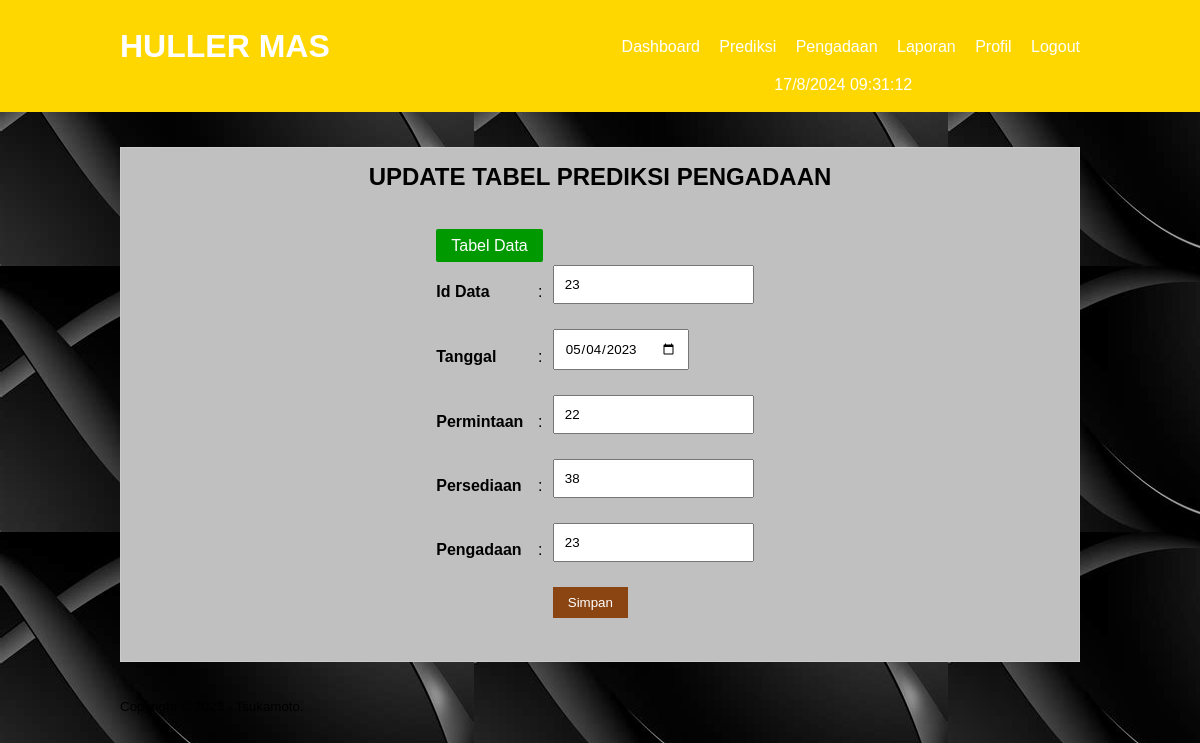
Page /edit.php?id_data=23 (signed in) on the committed database.
### tables this page shows
CREATE TABLE `tb_data` (
  `id_data` int(11) NOT NULL,
  `tanggal` date NOT NULL,
  `permintaan` int(11) NOT NULL,
  `persediaan` int(11) NOT NULL,
  `pengadaan` int(11) NOT NULL
);

### edit.php (the view, shortened to what this page needs)
 <?php
include 'db.php';
$data_edit = mysqli_query($conn, "SELECT * FROM tb_data WHERE id_data = '".$_GET['id_data']."'");
$result = mysqli_fetch_array($data_edit);
  ?>
<!DOCTYPE html>
<html>
<head>
	<link rel="stylesheet" type="text/css" href="css/style.css">
</head>
<body  background="abu.jpeg">
	<header>
		<div class="container">
			<br>
		<h1><a href="dashboard.php">HULLER MAS</a></h1>
		<ul>
			<li><a href="dashboard.php">Dashboard</a></li>
			<li><a href="Prediksi.php">Prediksi</a></li>
			<li><a href="olahdata.php">Pengadaan</a></li>
			<li><a href="laporan.php">Laporan</a></li>
			<li><a href="profil.php">Profil</a></li>
			<li><a href="Logout.php">Logout</a></li>
			<center>
		<?php
echo date(' j/n/Y H:i:s');
		 ?>
		</center><br>
		</ul>
		</div>
	</header>
<div class="container">
	<div class="section">
		<div  class="box">
			<center>
					<form action="" method="POST" >
					<h2 >UPDATE TABEL PREDIKSI PENGADAAN</h2><br><br>
				<table cellpadding="0" cellspacing="10">
					<tr>
					<td colspan="2" >
					<a href="olahdata.php" style="padding: 8px 15px;background-color: #009900;color:#fff;border-radius: 2px">Tabel Data</a></td>
					<td></td>
					</tr>
					<tr>
						<td><label for="id"><b>Id Data</b></label> </td>
						<td>:</td>
						<td><input type="text" name="iddata" id="id" value="<?php echo $result['id_data']?>" required class="input-control"></td>
					</tr>
	<tr>
		<td><label><b>Tanggal</b></label></td>
		<td>:</td>
		<td><input type="date" name="tanggal" value="<?php echo $result['tanggal']?>" required style="padding: 10px;margin-bottom: 15px"></td>
	</tr>
	<tr>
		<td ><label for="permintaan"><b>Permintaan</b></label></td>
		<td>:</td>
		<td><input type="text" name="permintaan" id="permintaan" value="<?php echo $result['permintaan']?>" required class="input-control"></td>
	</tr>
	<tr>
		<td><label for="persediaan"><b>Persediaan</b></label></td>
		<td>:</td>
		<td><input type="text" name="persediaan" id="persediaan" value="<?php echo $result['persediaan']?>" required class="input-control"></td>
	</tr>
	<tr>
		<td><label for="pengadaan"><b>Pengadaan</b></label></td>
		<td>:</td>
		<td><input type="text" name="pengadaan" id="pengadaan" value="<?php echo $result['pengadaan']?>"required class="input-control" ></td>
	</tr>
				<tr>
					<td></td>
					<td></td>
					<td><input type="submit" name="edit" value="Simpan" class="btn" /></td>
				</tr>
					</table><br>
						</form>
					</div></div></div>
				<footer>
					<div class="container">
						<small>Copyright &copy; 2023 - Tsukamoto.</small>
					</div>
				</footer>
</body>
</html>

### css/style.css (style rules this page uses)
* { padding:0; margin:0; font-family:sans-serif; }
a { color: inherit; text-decoration: none; }
.input-control { width: 100%; padding: 10px; margin-bottom: 15px; box-sizing: border-box; }
.btn { padding: 8px 15px; background-color: #8B4513; color: #fff; border:none; cursor:pointer; }
header { background-color: #ffd700; color: #fff; }
header h1 { float: left; padding: 10px 0; }
header ul { float: right; }
header ul li { display: inline-block; }
header ul li a { padding: 20px 0 20px 15px; display: inline-block; }
.container { width: 80%; margin:0 auto; }
.container:after { content: ''; display: block; clear: both; }
.section { padding: 25px 0; }
.box { background-color: #C0C0C0; border:1px solid #ccc; padding: 15px; box-sizing: border-box; margin: 10px 0; }

### rows in the picture
tb_data: iddata "23", tanggal "05/04/2023", permintaan "22", persediaan "38", pengadaan "23"
